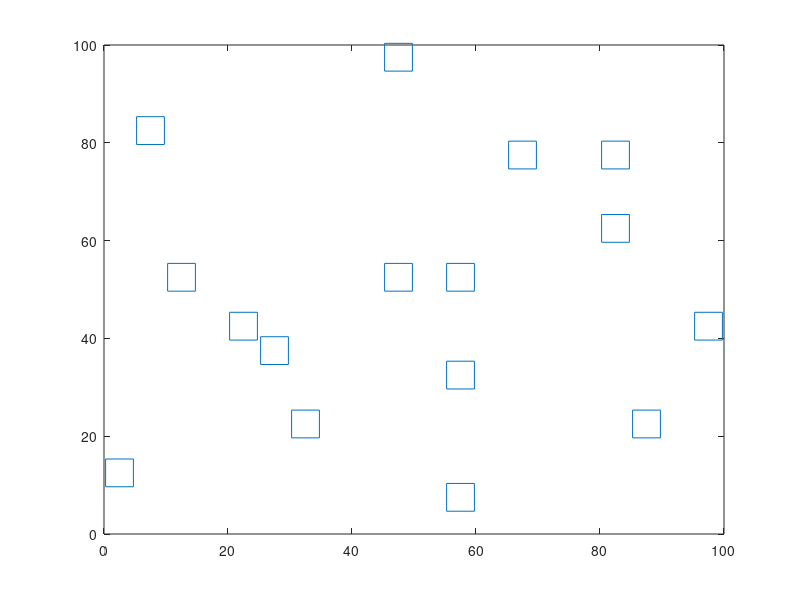

Reproduce this figure in MATLAB. (Note: this script raises an error after producing the figure.)
%% Generating Obstacles
obs=[0,0;25,0;50,0;75,0;0,25;25,25;50,25;75,25;0,50;25,50;50,50;75,50;0,75;25,75;50,75;75,75]+5*randi([1,5],[16,2]);
gen=obs/5;
obs=-2.5*ones(16,2)+obs;
plot(obs(:,1),obs(:,2), 's', 'MarkerSize',20);
hold on;
axis([0 100 0 100]);
%% State Initialisation and Obstacle Memory
x=0;
y=0;
%theta=0;
next=((gen(:,1)-1)*20)+(20-(gen(:,2)-1));
od=zeros(20);
mem=od;
od(next)=1;
%[dist,point]=ob(0,0,pi/6,obs)
% mem=upd(mem,od,35,25);
%% Input-Output Relation
h=1;
n=100;
y11=ones(n,1);
y12=zeros(n,1);
y21=y12;
y22=y11;
y31=y11;
y32=y12;
y41=y21;
y42=y22;
% y51=y11/(2^.5);
% y52=y11/(2^.5);
% y61=y11/(2^.5);
% y62=-y11/(2^.5);
% S=zeros(6*n,2);
S=zeros(4*n,2);
for i=1:n
%     S(6*i-5,1)=y11(i);
%     S(6*i-5,2)=y12(i);
%     S(6*i-4,1)=y21(i);
%     S(6*i-4,2)=y22(i);
%     S(6*i-3,1)=y31(i);
%     S(6*i-3,2)=y32(i);
%     S(6*i-2,1)=y41(i);
%     S(6*i-2,2)=y42(i);
%     S(6*i-1,1)=y51(i);
%     S(6*i-1,2)=y52(i);
%     S(6*i-0,1)=y61(i);
%     S(6*i-0,2)=y62(i);
      S(4*i-3,1)=y11(i);
      S(4*i-3,2)=y12(i);
      S(4*i-2,1)=y21(i);
      S(4*i-2,2)=y22(i);
      S(4*i-1,1)=y31(i);
      S(4*i-1,2)=y32(i);
      S(4*i,1)=y41(i);
      S(4*i,2)=y42(i);
end
%% Defining Parameters and Weights
%ySP=[.4;-.4];          % Setpoint-Set it in the loop
m=5;            % Control horizon
p=15;           % Prediction horizon
Wo1=20;            % Output weight1
Wo2=20;            % Output weight2
Wo3=1;
Wo4=1;
% Wo5=0;
% Wo6=0;
Wi1=.005;         % Input weight1
Wi2=.005;         % Input weight2
duMax=.25;
duMin=-.25;
uMax=100;
uMin=-100;
%% Initialisation
uPrev=[0;0];
% Yk0=zeros(6*n,1);
% Yk0=zeros(4*n,1);
Yk0=repmat([x;y;x;y],[n 1]);
maxTime=300;

Y_SAVE1=zeros(maxTime+1,1);
Y_SAVE2=zeros(maxTime+1,1);
Y_SAVE3=zeros(maxTime+1,1);
Y_SAVE4=zeros(maxTime+1,1);
% Y_SAVE5=zeros(maxTime+1,1);
% Y_SAVE6=zeros(maxTime+1,1);
T_SAVE=zeros(maxTime+1,1);
U_SAVE1=zeros(maxTime,1);
U_SAVE2=zeros(maxTime,1);
%% Pre-Computing Matrices
%bigR=repmat(ySP,[p 1]); Set it in Loop
% bigSu=zeros(6*p,2*m);
bigSu=zeros(4*p,2*m);
% gammaY=zeros(6*p);
gammaY=zeros(4*p);
Im=eye(2*m);
Jm=zeros(2*m);
for i=1:p
    if i~=1
%         bigSu(6*i-5:6*i,3:2*m)=bigSu(6*i-11:6*i-6,1:2*m-2);
        bigSu(4*i-3:4*i,3:2*m)=bigSu(4*i-7:4*i-4,1:2*m-2);
    end
%     bigSu(6*i-5:6*i,1:2)=S(6*i-5:6*i,:);
    bigSu(4*i-3:4*i,1:2)=S(4*i-3:4*i,:);
%     gammaY(6*i-5,6*i-5)=Wo1;
%     gammaY(6*i-4,6*i-4)=Wo2;
%     gammaY(6*i-3,6*i-3)=Wo3;
%     gammaY(6*i-2,6*i-2)=Wo4;
%     gammaY(6*i-1,6*i-1)=Wo5;
%     gammaY(6*i,6*i)=Wo6;
    gammaY(4*i-3,4*i-3)=Wo1;
    gammaY(4*i-2,4*i-2)=Wo2;
    gammaY(4*i-1,4*i-1)=Wo3;
    gammaY(4*i,4*i)=Wo4;
end
gammaU=zeros(2*m);
for i=1:m
    if i~=1
%         bigSu(6*i-5:6*i,3:2*m)=bigSu(6*i-11:6*i-6,1:2*m-2);
        Jm(2*i-1:2*i,3:2*m)=Jm(2*i-3:2*i-2,1:2*m-2);
    end
%     bigSu(6*i-5:6*i,1:2)=S(6*i-5:6*i,:);
    gammaU(2*i-1,2*i-1)=Wi1;
    gammaU(2*i,2*i)=Wi2;
    Jm(2*i-1:2*i,1:2)=eye(2);
end
Hess=bigSu'*gammaY*bigSu + gammaU;
LHS=[Im;-Im;Jm;-Jm];
%% Implementation
for k=1:maxTime+1
    mem=upd(mem,od,x,y);
    ySP=compSP(x,y,mem);
    bigR=repmat(ySP,[p 1]);
    time=(k-1)*h;
    if (k==1)
        YHAT=Yk0;
    end
    predErr=YHAT(5:4*p+4)-bigR;
    grad=bigSu'*gammaY*predErr;
    %big_dU=-inv(Hess)*grad;
    RHS=[repmat(duMax,2*m,1); repmat(-duMin,2*m,1);repmat( (uMax-uPrev),m,1);repmat(-(uMin-uPrev),m,1)];
    big_dU=quadprog(Hess,grad,LHS,RHS);
    uk=uPrev+big_dU(1:2);
    uPrev=uk;
    Y_SAVE1(k)=x;
    Y_SAVE2(k)=y;
    x=x+big_dU(1);
    y=y+big_dU(2);
    U_SAVE1(k)=uk(1);
    U_SAVE2(k)=uk(2);
    YHAT=[YHAT(5:end);YHAT(end-3:end)] + S*big_dU(1:2);
    yk=YHAT(1:4);
%     Y_SAVE1(k+1)=yk(1);
%     Y_SAVE2(k+1)=yk(2);
%     Y_SAVE3(k+1)=yk(3);
%     Y_SAVE4(k+1)=yk(4);
    T_SAVE(k+1)=k*h;
end
%% Plotting
plot(Y_SAVE1,Y_SAVE2);
% subplot(1,2,1);
% plot(T_SAVE(1:maxTime),Y_SAVE1(1:maxTime),'-b','linewidth',1); 
% ylabel('Output, x_k');
% subplot(1,2,2);
% plot(T_SAVE(1:maxTime),Y_SAVE2(1:maxTime),'-b','linewidth',1); 
% ylabel('Output, y_k');
%% Obstacle Memory Update
function memnew=upd(mem,od,x,y)
    [x,y]=trans(x,y);
    if y==1
        ily=0;
    elseif y==2
        ily=1;
    else
        ily=2;
    end
    if y==20
        igy=0;
    elseif y==19
        igy=1;
    else
        igy=2;
    end
    if x==1
        ilx=0;
    elseif x==2
        ilx=1;
    else
        ilx=2;
    end
    if x==20
        igx=0;
    elseif x==19
        igx=1;
    else
        igx=2;
    end
%     y
%     x
%     ily
%     igy
%     ilx
%     igx
    mem(y-ily:y+igy,x-ilx:x+igx)=od(y-ily:y+igy,x-ilx:x+igx);
    memnew=mem;
end
%% Setpoint Function
function ySP=compSP(x,y,mem)
    [x,y]=trans(x,y);
    ySP=[100;100;0;0];
    iy=find(mem(x,:)==1);
    iyl=find(iy<y, 1, 'last');
    iyg=find(iy>y, 1, 'first');
    if (size(iyl)==[1,0])
        iyl=1;
    elseif (size(iyl)==0)
        iyl=1;
    end
    if (size(iyg)==[1,0])
        iyg=20;
    elseif (size(iyg)==0)
        iyg=20;
    end
    ySP(4)=(21-(iyg+iyl)/2)*5;
    ix=find(mem(y,:)==1);
    ixl=find(ix<x, 1, 'last');
    ixg=find(ix>x, 1, 'first');
    if (size(ixl)==[1,0])
        ixl=1;
    elseif (size(ixl)==0)
        ixl=1;
    end
    if (size(ixg)==[1,0])
        ixg=20;
    elseif (size(ixg)==0)
        ixg=20;
    end
    ySP(3)=(-1+(ixg+ixl)/2)*5;
end
%% Transform Fn.
function [xn,yn]=trans(x,y)
     if (rem(([x,y]/5),1)==0)
        xn=x/5+1;
        yn=20-(y/5);
    else
        p=ceil(([x,y]/5));
        xn=p(1);
        yn=20-p(2);
    end
    xn=min(xn,20);
    yn=min(yn,20);
    xn=max(xn,1);
    yn=max(yn,1);
end